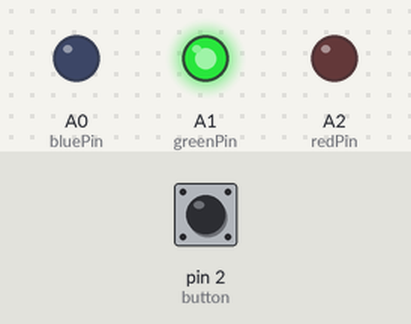
A sketch run on a simulated Arduino Uno, built with avr-gcc and run on an emulated ATmega328P. On the bench: output pins drawn as LEDs (lit = HIGH). Dashed ring = blinking. Inputs (shaded band) come from the test bench; at power-on: pin 2 (button) LOW.

Above: at 1.2 s.
1.3 s: pin 2 (button) pulled HIGH for 3.2 s
At 5.3 s:
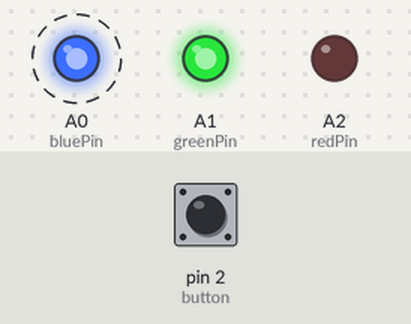
At 6.8 s:
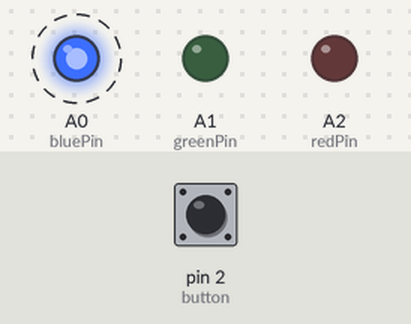
Timing chart, 0 to 16.5 s (numbered marks = the images above; inputs shaded):
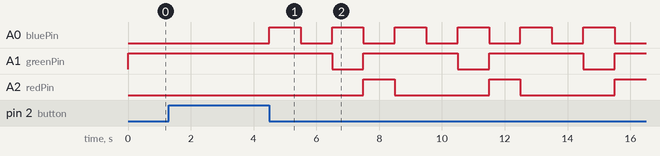

Measured:
- after the input at 1.3 s, A0 (bluePin): alternates HIGH for 1.0 s and LOW for 1.0 s, starting after 3.2 s; A1 (greenPin): alternates HIGH for 3.0 s and LOW for 1.0 s, starting after 5.2 s; A2 (redPin): alternates HIGH for 1.0 s and LOW for 3.0 s, starting after 6.2 s

The sketch:

sketch.ino
```cpp
///////////////////////
//                   //
//  table LED strip  //
//    controller     //
//       nòva        //
//      Raffons      //
//     Dicroico      //
//                   //
///////////////////////

// QUANDO I PIN ANALOG SONO ALTO (255), I LED SONO SPENTI !

#define bluePin A0
#define greenPin A1
#define redPin A2

#define button 2

const int shortPressTime = 1500;
const int longPressTime = 3000;
const int threshold = 1;
const long interval = 1000;           // interval at which to blink (milliseconds)

unsigned long previousMillis = 0;        // will store last time LED was updated
unsigned long pressedTime  = 0;
unsigned long releasedTime = 0;

int lastState = LOW;
int currentState;
long pressDuration;
int flag;
int loopFlag;

int r0 = 255; int g0 = 58; int b0 = 44; //red
int r1 = 250; int g1 = 100; int b1 = 200; //violet
int r2 = 243; int g2 = 189; int b2 = 72; //yellow
int r3 = 0; int g3 = 0; int b3 = 255; //blue

void setup() {
  // set the digital pin as output:
  pinMode(bluePin, OUTPUT);
  pinMode(greenPin, OUTPUT);
  pinMode(redPin, OUTPUT);
  pinMode(button, INPUT);
  SetColor(250,100,200);
}

void loop() {
    currentState = digitalRead(button);
    if(lastState == LOW && currentState == HIGH) {        // button is pressed
      pressedTime = millis(); }
    else if(lastState == HIGH && currentState == LOW) { // button is released
      releasedTime = millis();
      pressDuration = releasedTime - pressedTime;

      if( pressDuration > longPressTime ) {
        loopcol();
        loopFlag = 1; }// se ho premuto il pulsante per più tempo
      else if( pressDuration > shortPressTime ) {
        flag = fixcol(flag);
        loopFlag = 0; }// se ho premuto il pulsante per più tempo
      else if ( pressDuration > threshold ) {
         shutoff();
         loopFlag = 0; }// se ho premuto il pulsante per poco tempo
    }

    if ( loopFlag == 1 ) {
      loopcol();
    }
    lastState = currentState; // save the the last state
}

void SetColor(int red, int green, int blue) {
  analogWrite(redPin, 255-red);
  analogWrite(greenPin, 255-green);
  analogWrite(bluePin, 255-blue);
}

void loopcol() {
  SetColor(r0,g0,b0);
  delay(interval);
  SetColor(r1,g1,b1);
  delay(interval);
  SetColor(r2,g2,b2);
  delay(interval);
  SetColor(r3,g3,b3);
  delay(interval);
}

int fixcol(int flag) {
  if (flag == 0)
    {
      SetColor(r0,g0,b0);
      flag = flag +1;
      return flag;
    }
   else if (flag == 1)
    {
      SetColor(r1,g1,b1);
      flag = flag +1;
      return flag;
    }
   else if (flag == 2)
    {
      SetColor(r2,g2,b2);
      flag = flag +1;
      return flag;
    }
   else if (flag == 3)
    {
      SetColor(r3,g3,b3);
      flag = 0;
      return flag;
    }
}

void shutoff() {
  SetColor(0,0,0);
}
```
